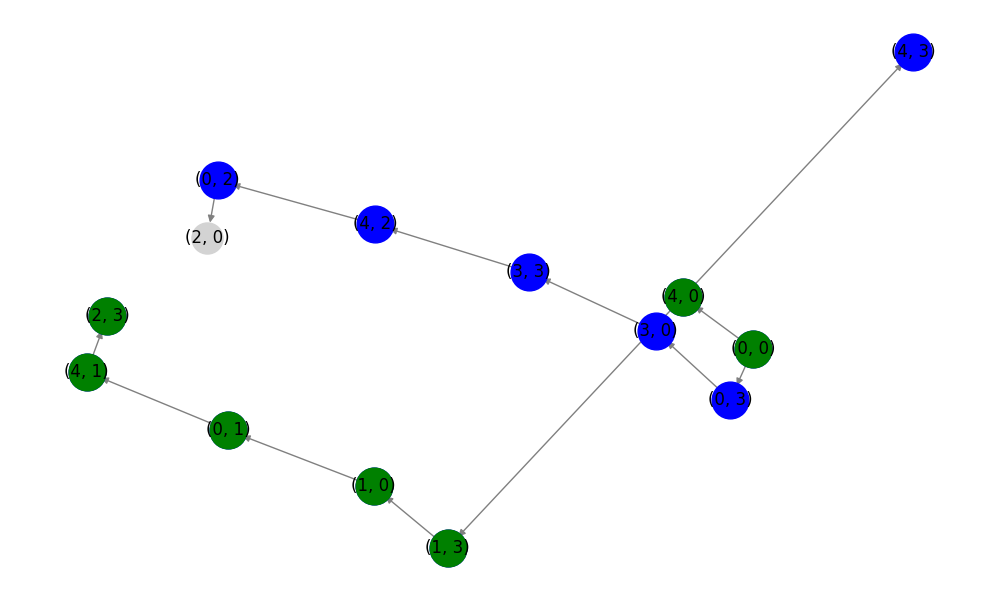

Source code (Python):
import networkx as nx
import matplotlib.pyplot as plt
from collections import deque

# Define possible operations as functions
def S1(state):  # Set X to 4
    return (4, state[1])

def S2(state):  # Set Y to 3
    return (state[0], 3)

def Z1(state):  # Set X to 0
    return (0, state[1])

def Z3(state):  # Set Y to 0
    return (state[0], 0)

def T1(state):  # Transfer X to Y
    transfer = min(state[0], 3 - state[1])
    return (state[0] - transfer, state[1] + transfer)

def T2(state):  # Transfer Y to X
    transfer = min(state[1], 4 - state[0])
    return (state[0] + transfer, state[1] - transfer)

# Define BFS function to find solution
def bfs(start, goal):
    queue = deque([start])
    parent = {start: None}  # Track parent nodes
    expanded_states = []
    solution_path = []
    G = nx.DiGraph()  # Directed graph to store search tree

    while queue:
        current = queue.popleft()
        expanded_states.append(current)
        
        if current == goal:
            break

        # Apply all possible operations
        for operation in [S1, S2, Z1, Z3, T1, T2]:
            new_state = operation(current)
            if new_state not in parent:  # Avoid repeated states
                parent[new_state] = current
                queue.append(new_state)
                G.add_edge(current, new_state)  # Add edge to graph

    # Backtrack to find solution path
    state = goal
    while state is not None:
        solution_path.append(state)
        state = parent[state]
    solution_path.reverse()
    
    return G, expanded_states, solution_path

# Run BFS to find the solution
start_state = (0, 0)
goal_state = (2, 3)
G, expanded_states, solution_path = bfs(start_state, goal_state)

# Draw graph using networkx
plt.figure(figsize=(10, 6))
pos = nx.spring_layout(G)  # Layout for better visualization

# Draw all nodes
nx.draw(G, pos, with_labels=True, node_color="lightgray", edge_color="gray", node_size=500)

# Highlight expanded states
nx.draw_networkx_nodes(G, pos, nodelist=expanded_states, node_color="blue", node_size=700)

# Highlight solution path
nx.draw_networkx_nodes(G, pos, nodelist=solution_path, node_color="green", node_size=700)

plt.savefig("bfs.png")  # Saves the figure as an image
plt.title("State-Space Search Tree (BFS) for (2,3)")
plt.show()

# Output expanded states count
print("Minimum states expanded:", len(expanded_states))
print("Maximum states expanded:", len(G.nodes))
